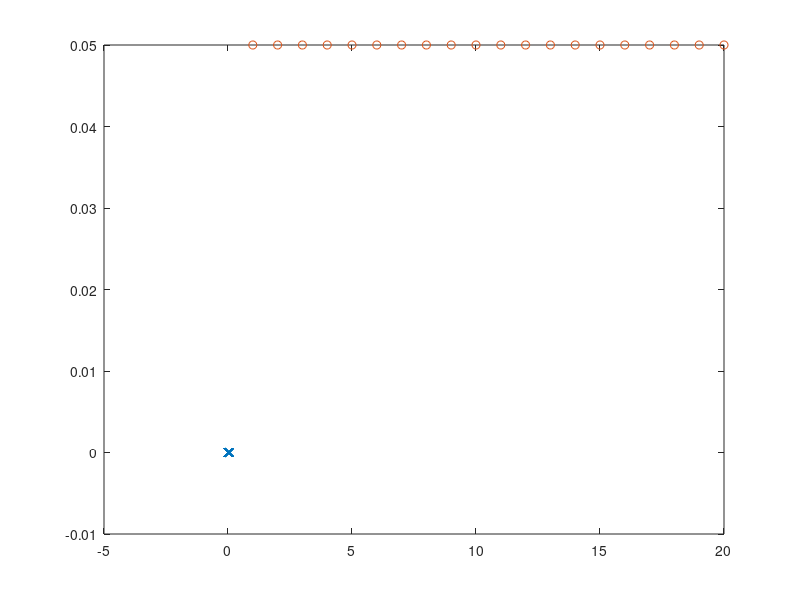
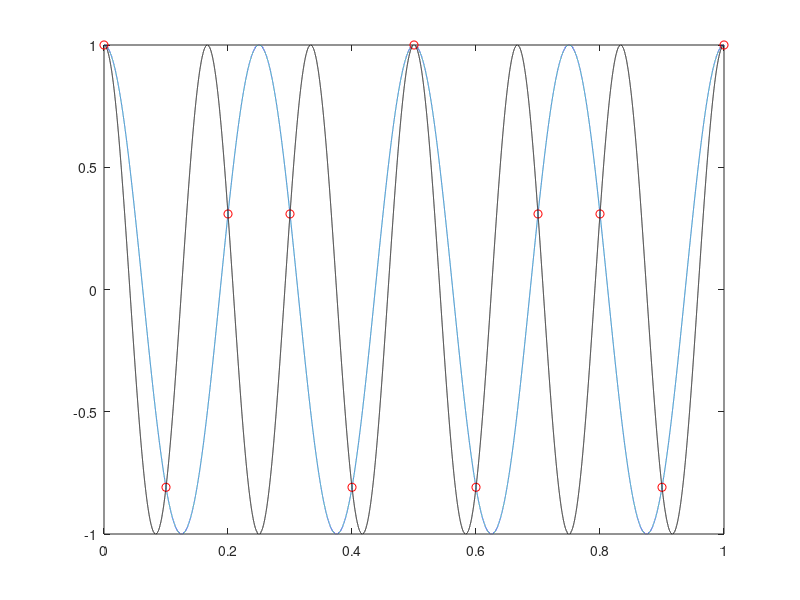
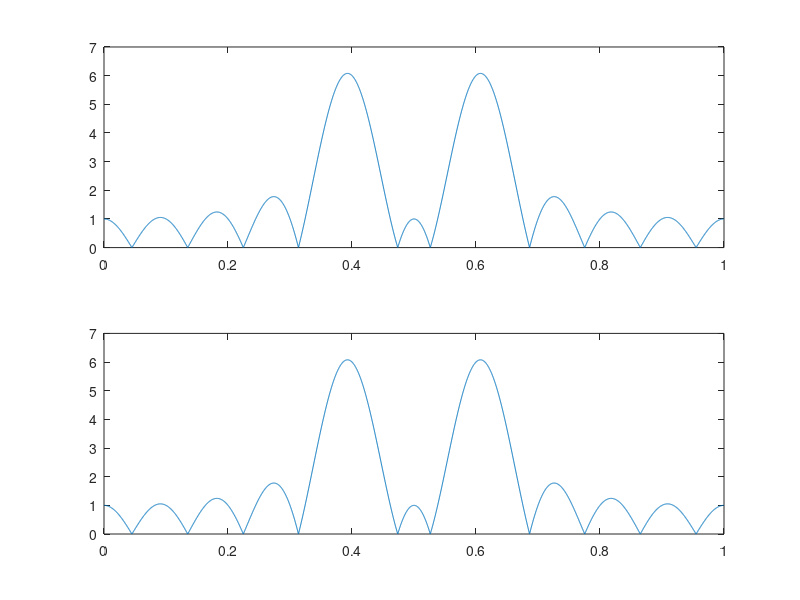

MATLAB code for these plots, in order:
%% Studio excercise 1
% November  2013
% Tomas McKelvey
% 
% This document can be used as an interactive workbook in Matlab
% Start Matlab and at the prompt type edit studio1.m
% the editor has a feature which divides the document into cells
% a new cell starts with a line starting with %%
%% This is a new cell
% You can let matlab run all the commands in the cell 
% by typing Ctrl+Enter keys simultaneously. 
% If you type Ctrl+Shift+Enter you will evaluate the current cell 
% and then advance to next cell
% In each cell you can change the numerical values and evaluate 
% In order to se the results of the change

%% DFT of a sinusoidal signal

% Create a complex sinusoid of length 100 and frequency 0.133
% periods / sample

clf; % Clear graphs
N = 100;
f0 = 0.133;

n = (0:N-1)'; % sample indices
x = exp(i*2*pi*f0*n); % create signal
plot(n,[real(x) imag(x)] ); % plot real and imaginary parts of the complex signal


%% Calculate the DFT of the signal
clf;
X = fft(x);
% frequency vector (relative to sampling frequency)
f = (0:N-1)'/N;     % 0 <= f/fs < 1

subplot(211)
plot(f, abs(X),'.'); % Amplitude
subplot(212)
plot(f, angle(X),'.'); % Phase
% Here we plot dots to show that the DFT really are discrete points

%% Use zero padding to create more samples of the FT 
clf % clears the graphs

Z=1000;
L = N+Z;

fz = (0:L-1)'/L;
xz = [x ; zeros(Z,1)];
Xz = fft(xz);

subplot(211)
plot(f, abs(X),'o',fz,abs(Xz));
subplot(212)
plot(f, angle(X),'o', fz,angle(Xz));


%% Compare with true answer 
% Recall the FT of a truncated complex sinusiod is the
% FT  of the rectangular pulse shifted to the location of the
% sinusoid.

Xt = exp(-i*(N-1)/2*2*pi*(fz-f0)).*sin(N*2*pi*(fz-f0)/2)./sin(2*pi*(fz-f0)/2);

% Possibly we get a warning here if sin(2*pi*(fz-f0)/2)=0 (0/0).

% Calculate the norm of the error
norm(Xt-Xz)

% The norm calulates the root mean square of a vector. If the norm is
% less than e.g. 1e-10, the vector (in this case) can be be regarded as zero. The non-zero value 
% is due to roundoff errors in the arithmetic.

% We can also plot the magnitude of y and the difference between them
% using a log scale to se that y and ydft are the same.
clf
semilogy(fz,abs([ Xt, Xt-Xz ]));
legend('Theoretical value', 'Difference between theoretical and DFT values');
% DFT clearly samples the FT of the windowed signal


% More things to test
% -> Use a negative frequency, Where does the negative frequencies show up in the plots?
% -> Use s real sinusoid i.e x = sin(2*pi*n); What symmetri do we obtain in
% phase and amplitude?

%% Now try som other windows besides the rectangular
w = hanning(N);

Xh = fft(x.*w,N+Z); % This gives automatic zero padding with Z
                    % zeros
clf;		    
plot(fz,abs(Xz),'b',fz,abs(Xh),'g');

% Note that the max amplitude is lower. This is due to the window
% shape. 

%% Let's compare rectangular and hanning

plot(n,ones(N,1),'o',n ,w, '*');
legend('Rectangular', 'Hanning');

% Clearly the hanning window remove energy
% We can compensate by using a scale factor 

sf = N/sum(w);
		    
%% We see things a lot better in a log scale

semilogy(fz,abs(Xz),'b',fz,sf*abs(Xh),'g');
legend('Rectangular', 'Hanning');

% Main lobe is wider but sidelobes much smaller. This is due to a 
% smooth transition from zero as compared to the rectangular window.

%% Now add a second sinusoid

x2 = x + 0.01 * exp(i*2*pi*0.3*n);

w = hanning(N);

Xh2 = fft(x2.*w,N+Z); % This gives automatic zero padding with Z zeros
Xz2 = fft(x2,N+Z); % This gives automatic zero padding with Z zeros

semilogy(fz,abs(Xz2),'b',fz,sf*abs(Xh2),'g');
legend('Rectangular', 'Hanning');

% Note that the second sinusoid is almost indestinguishable 
% with the rectangular window but is clear when using a hanning
% window. Why?

%%  Now add some noise to the signal 
%  We use randn which gives random numbers with a Gaussian distribution
 
e = 0.1/sqrt(2)*(randn(N,1) + i*randn(N,1));

% What is the variance /standard deviation  ? Check it

std(e)

%% % Add the noise to the signal
x2e = x2+e; 


Xh2e = fft(x2e.*w,N+Z); % This gives automatic zero padding with Z zeros
Xz2e = fft(x2e,N+Z); % This gives automatic zero padding with Z zeros

semilogy(fz,abs(Xz2e),'b',fz,sf*abs(Xh2e),'g');
legend('Rectangular', 'Hanning');

% The noise masks the weak sinusoidal signal.

%% More things to test
% -> Comapare rectangular window and hanning window when two sinusoids are
% nearby. Which window function enables us to detect two peaks?
% more windows exists. Se help hanning for examples of more windows

help hanning

%% Use DFT to perform time domain convolution.
% Lets use a simple averaging filter

Nh = 20;

h = [ones(Nh,1)]/Nh;

% Check the frequency response

H = fft(h,Nh+Z);
fz = (0:(Nh+Z-1))/(Nh+Z);
semilogy(fz,abs(H));

%% Now filter the signal x through the averaging filter

y = conv(h,x);

% Matlab calculates the output for all possible non-zero samples 
% i.e.  for n=0,..,N+Nh-2

% Check if correct ...
length(y)

N+Nh-1

% Ok it is :-)

%% Now do the convolution with DFT
% We have three signals 
% 1) the filter input x
% 2) the impulse response of the filter h
% 3) the output of the filter y
% and we need them all to have equal lenght and the length should be
% equal the longest of them. That is the length of y which is N+Nh-1.
% By zero padding x and h we can fix this
Ndft = N+Nh-1;
X = fft(x,Ndft); % DFT of x
H = fft(h,Ndft); % DFT of h
Y = H.*X;          % DFT of y
ydft = ifft(Y);    % y is IDFT of Y

% Check if the signals are equal
norm(y-ydft)

% The norm calulates the mean square error of a vector. If the norm is
% less than 1e-10 can be regarded as zero. The non-zero value 
% is due to roundoff errors in the arithmetic.

% We can also plot the magnitude of y and the difference between them
% using a log scale to se that y and ydft are the same.
semilogy(abs([y y-ydft]))

%% For speed use FFT
% DFT length need to be a power of 2
Nfft = 2^ceil(log2(N+Nh-1));
% and use FFT
yfft = ifft(fft(x,Nfft).*fft(h,Nfft));

plot(real(yfft))
% Now yfft has some extra zero at the end. Why?
% Compare
norm(y-yfft(1:N+Nh-1))
% Same again



%% Fourier series and DFT

% Now assume x is a periodic function with period N
% and is 1 from n=0,..,L-1 and then zero for n=L,..,N-1

L = 7;
N = 50;

x = [ones(L,1); zeros(N-L,1)];
size(x) % check size...

% Since x is periodic it has a Fourier series representation
% The coefficents are simply given by the DFT

C = fft(x);

% Look at the coefficent
plot(abs(C),'o')

%% Use DFT to calulate the circular convolution
% Assume x is one period of a periodic signal 
% We want to calulate the output (which is also periodic for a given 
% impulse response h
% First do the calculation in the time domain
% Start by creating a quasi periodic signal
N=64; % period of the signa
x = randn(64,1); % Use a random input
xp = [x; x; x; x]; % repeat it 4 times
% Convolve with channel
yp = conv(h,xp);
plot(yp);
% Can you see the periodic output?
% Since the filter length 
size(h)
% is shorter than N=64
% already when the second period starts the output is periodic.
% pick this period 
y = yp(N+1:N*2);

%% Now calulate this using DFT/FFT (circular convolution)
y_dft = ifft(fft(h,64).*fft(x));
% compare with the time domain filtering
norm(y-y_dft)
% Yes they are the same!

%% Estimate the filter given inputs and outputs
% Assume a signal x is periodic with period N. 
% Filter x through a filter h with a finite impulse response
% After some samples the output will also become perfectly periodic.
% How long do we have to wait? Answer is the length of the filter
% 
% Now if the period time is larger than the length of the filter 
% we can determine the filter from samples of the input and the output
%
% Start with creating a signal where x is two periods long
xr = real(x); % This time we use a real signal
xp = real([xr; xr; xr; xr;]); 
% Filter xp through h
yp = conv(xp,h);
plot([xp yp(1:4*N,1)])
legend('input', 'output');
% We see that the output for the three last periods are identical
%% We can use the DFT to calculate the Fourier series coefficents
% for the inputs and the outputs.
Xr = fft(xr);
Yr = fft(yp(N+1:2*N));
% If Xr for all frequencies are non-zero, the DTFT of the filter at the frequencies 
% k/N, k=0,..,N-1 is of course
Hr = Yr./Xr;
hr = ifft(Hr);

clf
plot(hr,'x'); 
hold on
plot(h,'o');
hold off

% We note that hr and h contain the same impulse response. Hence we have
% found the impulse response of the filter by using DFT and the fact
% that a the output of a FIR filter with a periodic input  becocomes
% periodic after Nh samples (i.e. the length of the FIR filter.

%% ALiasing

% The time interval with small enough steps 
% so the plots of functions continous
t=0:0.00001:1;      
% Frequency of first signal
f1=4;               
fs=10;              % Sampling frequency
s1=cos(2*pi*f1*t);  % First signal
ts=0:(1/fs):1;      % Sampling times
s1_sampled=cos(2*pi*f1*ts); % Sampled version of first signal
                    % plot the signal and its sampled version
figure
plot(t,s1,ts,s1_sampled,'ro') 
%%
f2=6;               % Frequency of second signal to avoid aliasing
                    % The frequency should be below 5 (= fs/2)
s2=cos(2*pi*f2*t);  % Second signal
s2_sampled=cos(2*pi*f2*ts); % Sampled version of second signal
hold 
plot(t,s2,'k')      % Overlay the second signal on previous plot
hold off
%%
N=2^12;             % Choose number of samples of DTFT. 
                    % FFT function likes powers of two!
f=(0:N-1)'/N;       % Relative frequency
                    % Plot frequncy 
figure              
subplot(211)
plot(f,abs(fft(s1_sampled,N)));
subplot(212)
plot(f,abs(fft(s2_sampled,N)));


